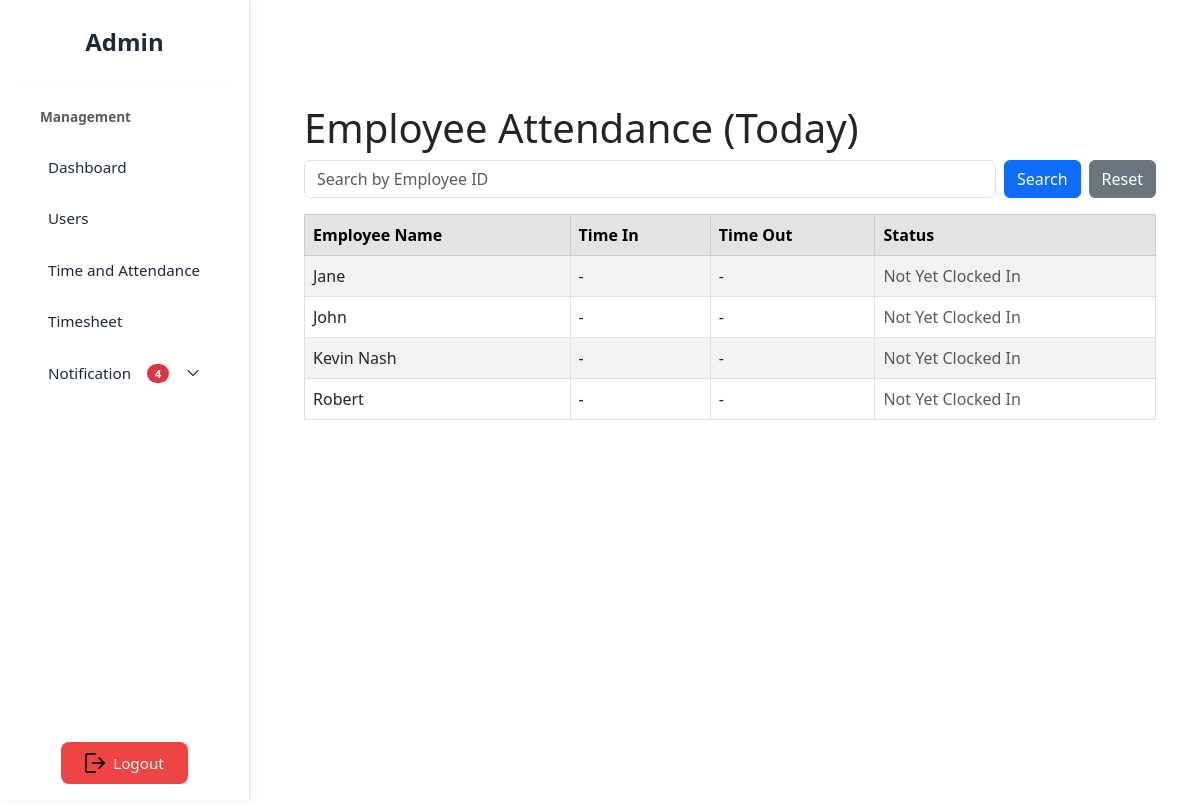
/admin/attendance.php (signed in), run on the app's committed database.
### tables this page shows
CREATE TABLE `driver` (
  `id` int(11) NOT NULL,
  `firstname` varchar(255) NOT NULL,
  `lastname` varchar(255) NOT NULL,
  `middlename` varchar(255) NOT NULL,
  `contact_no` varchar(20) NOT NULL,
  `password` varchar(255) NOT NULL,
  `email` varchar(255) NOT NULL,
  `plate_number` varchar(255) NOT NULL,
  `vehicle_type` varchar(255) NOT NULL,
  `status` enum('Active','Inactive') NOT NULL DEFAULT 'Active',
  `role_id` int(10) NOT NULL
);

### includes/notificationsCount.php (called while the page is built, shortened)
<?php
require '../database/connection.php';
$totalPending = 0;
$sql1 = "SELECT COUNT(*) FROM leave_request WHERE status = 'Pending'";
$result1 = $conn->query($sql1);
$leave = $result1->fetch_row();
$totalPending += $leave[0];
$sql2 = "SELECT COUNT(*) FROM shift_req WHERE status = 'Pending'";
$result2 = $conn->query($sql2);
$shift = $result2->fetch_row();
$totalPending += $shift[0];
$sql3 = "SELECT COUNT(*) FROM claims WHERE status = 'Pending'";
$result3 = $conn->query($sql3);
$claims = $result3->fetch_row();
$totalPending += $claims[0];
$sql4 = "SELECT COUNT(*) FROM schedule
    WHERE schedule.shift_date IS NULL
        AND schedule.shift_start IS NULL
        AND schedule.shift_end IS NULL
        AND schedule.shift_type IS NULL
        AND schedule.scheduled_at IS NULL
        ";
$result4 = $conn->query($sql4);
$schedule = $result4->fetch_row();
print_r($schedule[0]);
$totalPending += $schedule[0];
?>

### admin/attendance.php (the view, shortened to what this page needs)
<?php
include '../includes/header.php';
require '../database/connection.php';
$search_id = isset($_GET['search_id']) ? $_GET['search_id'] : '';
$query = "SELECT e.id as employee_id, e.firstname,
                 l.time_in, l.time_out
          FROM driver e
          LEFT JOIN (
              SELECT * FROM employee_time_logs
              WHERE DATE(created_at) = CURDATE()
          ) l ON e.id = l.driver_id";
if(!empty($search_id)){
    $query .= " WHERE e.id = ?";
    $stmt = $conn->prepare($query);
    $stmt->bind_param("i", $search_id);
    $stmt->execute();
    $result = $stmt->get_result();
} else {
    $query .= " ORDER BY e.firstname ASC";
    $result = $conn->query($query);
}
$attendance = [];
while($row = $result->fetch_assoc()){
    $attendance[] = $row;
}
?>
<!DOCTYPE html>
<html>
<head>
    <link rel="stylesheet" href="https://cdn.jsdelivr.net/npm/bootstrap@5.3.0/dist/css/bootstrap.min.css">
</head>
<body>
<div class="content">
<div class="container mt-5">
    <h1>Employee Attendance (Today)</h1>
    <form class="mb-3 d-flex gap-2" method="GET">
        <input type="text" name="search_id" class="form-control" placeholder="Search by Employee ID" value="<?php echo htmlspecialchars($search_id); ?>">
        <button type="submit" class="btn btn-primary">Search</button>
        <a href="attendance.php" class="btn btn-secondary">Reset</a>
    </form>
    <table class="table table-bordered table-striped mt-3">
        <thead class="table-secondary">
            <tr>
                <th>Employee Name</th>
                <th>Time In</th>
                <th>Time Out</th>
                <th>Status</th>
            </tr>
        </thead>
        <tbody>
            <?php if(count($attendance) > 0): ?>
                <?php foreach($attendance as $row): ?>
                <tr>
                    <td><?php echo $row['firstname']; ?></td>
                    <td><?php echo $row['time_in'] ?? '-'; ?></td>
                    <td><?php echo $row['time_out'] ?? '-'; ?></td>
                    <td>
                        <?php
                            if($row['time_in'] && !$row['time_out']){
                                echo "<span class='text-success'>Clocked In</span>";
                            } elseif($row['time_out']){
                                echo "<span class='text-danger'>Clocked Out</span>";
                            } else {
                                echo "<span class='text-muted'>Not Yet Clocked In</span>";
                            }
                        ?>
                    </td>
                </tr>
                <?php endforeach; ?>
            <?php else: ?>
                <tr><td colspan="4" class="text-center">No records found.</td></tr>
            <?php endif; ?>
        </tbody>
    </table>
</div>
</div>
</body>
</html>
</body>
</html>

### includes/loader.php (shortened to what this page needs)
<!DOCTYPE html>
<html lang="en">
<head>
</head>
<body>
</body>
</html>

### includes/header.php (shortened to what this page needs)
<?php
include 'loader.php';
include '../includes/notificationsCount.php';
?>
<!DOCTYPE html>
<html lang="en">
<head>
  <link rel="stylesheet" href="../assets/bootstrap/css/bootstrap.min.css">
</head>
<body>
  <div class="collapse navbar-collapse d-md-block sidebar" id="sidebarMenu">
    <a class="navbar-brand px-3 d-none d-md-block text-center" href="dashboard.php">Admin</a>
    <hr />
    <div class="nav flex-column px-3">
      <h6 class="text-muted mt-2">Management</h6>
      <a class="nav-link" href="dashboard.php">Dashboard</a>
      <a class="nav-link" href="../admin/users.php">Users</a>
      <a class="nav-link" href="../admin/attendance.php">Time and Attendance</a>
      <a class="nav-link" href="../admin/timesheet.php">Timesheet</a>
      <button class="nav-folder d-flex justify-content-between align-items-center" type="button" data-bs-toggle="collapse" data-bs-target="#notificationMenu" aria-expanded="false" aria-controls="notificationMenu">
        <span>Notification</span>
        <?php if ($totalPending > 0): ?>
          <span class="badge bg-danger rounded-pill"><?= $totalPending ?></span>
        <?php endif; ?> <img src="../assets/image/down-arrow.png" alt="Arrow" class="arrow" width="16" height="16">
      </button>
    </div>
    <div class="position-absolute bottom-0 start-0 w-100 text-center py-3">
      <form action="../includes/logout.php" method="POST">
        <button type="submit" class="logout-btn">
          <img src="../assets/image/logout.png" alt="logout" width="20" height="20">
          Logout
        </button>
      </form>
    </div>
  </div>
</body>
</html>

### includes/loader.php (style rules this page uses)
body { animation-name: example; animation-duration: 3s; }

### includes/header.php (style rules this page uses)
body { overflow-x: hidden; font-family: 'Inter', Arial, sans-serif; background-color: #F1F5F9; color: #1E293B; font-size: 0.9rem; }
.sidebar { height: 100vh; width: 250px; position: fixed; top: 0; left: 0; background-color: #FFFFFF; padding-top: 1.5rem; border-right: 1px solid #E2E8F0; transition: transform 0.3s ease; z-index: 1000; font-size: 0.95rem; box-shadow: 2px 0 10px rgba(0, 0, 0, 0.05); overflow: auto; }
.sidebar .navbar-brand { font-size: 1.5rem; font-weight: 700; color: #1E293B; padding: 0 1.5rem 1rem; text-align: center; }
.sidebar hr { border-color: #E2E8F0; margin: 0.5rem 1rem; }
.sidebar .nav-link { margin: 0.3rem 1rem; padding: 0.6rem 1rem; color: #1E293B; border-radius: 8px; transition: all 0.3s ease; font-weight: 500; }
.sidebar .text-muted { font-size: 0.85rem; font-weight: 600; color: #64748B; padding: 0.5rem 1.5rem; }
.sidebar .logout-btn { display: inline-flex; align-items: center; padding: 0.6rem 1.5rem; background-color: #EF4444; color: white; border: none; border-radius: 8px; font-weight: 500; transition: all 0.3s ease; }
.sidebar .logout-btn img { margin-right: 0.5rem; }
.content { margin-left: 260px; padding: 2rem; min-height: 100vh; }
.navbar-brand { font-size: 1.5rem; font-weight: 700; color: #1E293B; }
.nav-folder { margin: 0.3rem 1rem; padding: 0.6rem 1rem; color: #1E293B; border-radius: 8px; transition: all 0.3s ease; font-weight: 500; cursor: pointer; display: flex; justify-content: space-between; align-items: center; background: none; border: none; width: calc(100% - 2rem); text-align: left; }
.nav-folder .arrow { transition: transform 0.3s ease; }

### data on the page
driver: firstname "Jane", time_in "-", time_out "-"
driver: firstname "John", time_in "-", time_out "-"
driver: firstname "Kevin Nash", time_in "-", time_out "-"
driver: firstname "Robert", time_in "-", time_out "-"

### other printed values
$totalPending "4"
